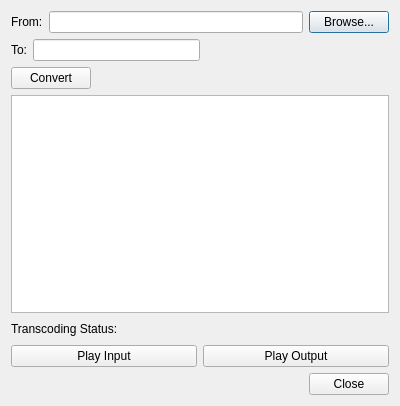
<?xml version="1.0" encoding="UTF-8"?>
<ui version="4.0">
 <class>Dialog</class>
 <widget class="QDialog" name="Dialog">
  <property name="geometry">
   <rect>
    <x>0</x>
    <y>0</y>
    <width>400</width>
    <height>406</height>
   </rect>
  </property>
  <property name="windowTitle">
   <string>Dialog</string>
  </property>
  <layout class="QGridLayout" name="gridLayout">
   <item row="0" column="0" colspan="2">
    <layout class="QHBoxLayout" name="horizontalLayout_4">
     <item>
      <layout class="QHBoxLayout" name="horizontalLayout">
       <item>
        <widget class="QLabel" name="label">
         <property name="text">
          <string>From:</string>
         </property>
         <property name="buddy">
          <cstring>fromLineEdit</cstring>
         </property>
        </widget>
       </item>
       <item>
        <widget class="QLineEdit" name="fromLineEdit"/>
       </item>
      </layout>
     </item>
     <item>
      <widget class="QPushButton" name="fileOpenButton">
       <property name="text">
        <string>Browse...</string>
       </property>
      </widget>
     </item>
    </layout>
   </item>
   <item row="1" column="0" colspan="2">
    <layout class="QHBoxLayout" name="horizontalLayout_5">
     <item>
      <layout class="QHBoxLayout" name="horizontalLayout_2">
       <item>
        <widget class="QLabel" name="label_2">
         <property name="text">
          <string>To:</string>
         </property>
         <property name="buddy">
          <cstring>toLineEdit</cstring>
         </property>
        </widget>
       </item>
       <item>
        <widget class="QLineEdit" name="toLineEdit"/>
       </item>
      </layout>
     </item>
     <item>
      <spacer name="horizontalSpacer">
       <property name="orientation">
        <enum>Qt::Horizontal</enum>
       </property>
       <property name="sizeHint" stdset="0">
        <size>
         <width>40</width>
         <height>20</height>
        </size>
       </property>
      </spacer>
     </item>
    </layout>
   </item>
   <item row="2" column="0">
    <layout class="QHBoxLayout" name="horizontalLayout_6">
     <item>
      <widget class="QPushButton" name="startButton">
       <property name="text">
        <string>Convert</string>
       </property>
      </widget>
     </item>
     <item>
      <spacer name="horizontalSpacer_2">
       <property name="orientation">
        <enum>Qt::Horizontal</enum>
       </property>
       <property name="sizeHint" stdset="0">
        <size>
         <width>40</width>
         <height>20</height>
        </size>
       </property>
      </spacer>
     </item>
    </layout>
   </item>
   <item row="3" column="0" colspan="2">
    <widget class="QTextEdit" name="textEdit"/>
   </item>
   <item row="4" column="0" colspan="2">
    <layout class="QHBoxLayout" name="horizontalLayout_7">
     <item>
      <widget class="QLabel" name="transcodingStatusLabel">
       <property name="text">
        <string>Transcoding Status:</string>
       </property>
      </widget>
     </item>
     <item>
      <spacer name="horizontalSpacer_3">
       <property name="orientation">
        <enum>Qt::Horizontal</enum>
       </property>
       <property name="sizeHint" stdset="0">
        <size>
         <width>40</width>
         <height>20</height>
        </size>
       </property>
      </spacer>
     </item>
    </layout>
   </item>
   <item row="5" column="0" colspan="2">
    <layout class="QHBoxLayout" name="horizontalLayout_3">
     <item>
      <widget class="QPushButton" name="playInputButton">
       <property name="text">
        <string>Play Input</string>
       </property>
      </widget>
     </item>
     <item>
      <widget class="QPushButton" name="playOutputButton">
       <property name="text">
        <string>Play Output</string>
       </property>
      </widget>
     </item>
    </layout>
   </item>
   <item row="6" column="0">
    <spacer name="horizontalSpacer_4">
     <property name="orientation">
      <enum>Qt::Horizontal</enum>
     </property>
     <property name="sizeHint" stdset="0">
      <size>
       <width>298</width>
       <height>20</height>
      </size>
     </property>
    </spacer>
   </item>
   <item row="6" column="1">
    <widget class="QPushButton" name="pushButton">
     <property name="text">
      <string>Close</string>
     </property>
    </widget>
   </item>
  </layout>
 </widget>
 <layoutdefault spacing="6" margin="11"/>
 <resources/>
 <connections>
  <connection>
   <sender>pushButton</sender>
   <signal>clicked()</signal>
   <receiver>Dialog</receiver>
   <slot>close()</slot>
   <hints>
    <hint type="sourcelabel">
     <x>267</x>
     <y>125</y>
    </hint>
    <hint type="destinationlabel">
     <x>267</x>
     <y>174</y>
    </hint>
    
   </hints>
  </connection>
 </connections>
</ui>
